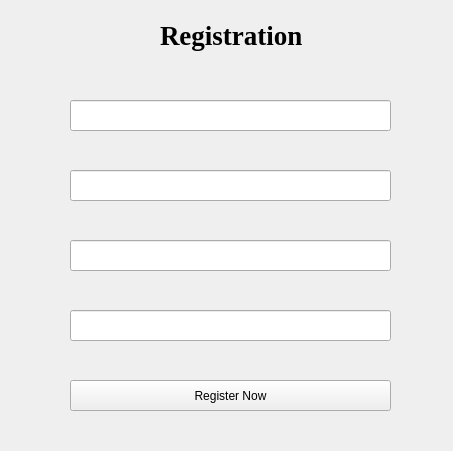
<?xml version="1.0" encoding="UTF-8"?>
<ui version="4.0">
 <class>Registration</class>
 <widget class="QWidget" name="Registration">
  <property name="geometry">
   <rect>
    <x>0</x>
    <y>0</y>
    <width>453</width>
    <height>451</height>
   </rect>
  </property>
  <property name="windowTitle">
   <string>Mapua University</string>
  </property>
  <widget class="QLabel" name="label">
   <property name="geometry">
    <rect>
     <x>160</x>
     <y>10</y>
     <width>151</width>
     <height>51</height>
    </rect>
   </property>
   <property name="font">
    <font>
     <family>Times New Roman</family>
     <pointsize>20</pointsize>
     <weight>75</weight>
     <bold>true</bold>
    </font>
   </property>
   <property name="text">
    <string>Registration</string>
   </property>
  </widget>
  <widget class="QLineEdit" name="lineEditName">
   <property name="geometry">
    <rect>
     <x>70</x>
     <y>100</y>
     <width>321</width>
     <height>31</height>
    </rect>
   </property>
  </widget>
  <widget class="QLineEdit" name="lineEditEmail">
   <property name="geometry">
    <rect>
     <x>70</x>
     <y>170</y>
     <width>321</width>
     <height>31</height>
    </rect>
   </property>
  </widget>
  <widget class="QLineEdit" name="lineEditPassword">
   <property name="geometry">
    <rect>
     <x>70</x>
     <y>240</y>
     <width>321</width>
     <height>31</height>
    </rect>
   </property>
  </widget>
  <widget class="QLineEdit" name="lineEditReenterPassword">
   <property name="geometry">
    <rect>
     <x>70</x>
     <y>310</y>
     <width>321</width>
     <height>31</height>
    </rect>
   </property>
  </widget>
  <widget class="QPushButton" name="pushButton">
   <property name="geometry">
    <rect>
     <x>70</x>
     <y>380</y>
     <width>321</width>
     <height>31</height>
    </rect>
   </property>
   <property name="text">
    <string>Register Now</string>
   </property>
  </widget>
 </widget>
 <resources/>
 <connections/>
</ui>
